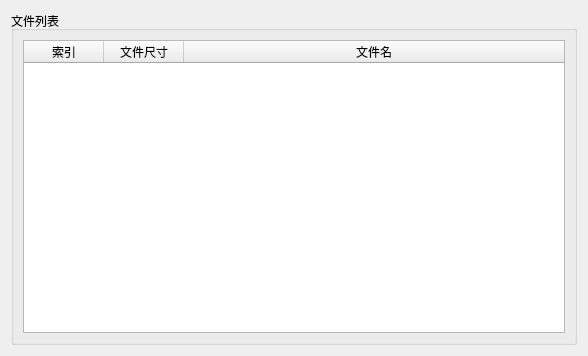
<?xml version="1.0" encoding="UTF-8"?>
<ui version="4.0">
 <class>NPKWidget</class>
 <widget class="QWidget" name="NPKWidget">
  <property name="geometry">
   <rect>
    <x>0</x>
    <y>0</y>
    <width>588</width>
    <height>356</height>
   </rect>
  </property>
  <property name="windowTitle">
   <string>NPK_Widget</string>
  </property>
  <layout class="QGridLayout" name="gridLayout_3">
   <item row="0" column="0" rowspan="2">
    <widget class="QGroupBox" name="groupBox_2">
     <property name="title">
      <string>文件列表</string>
     </property>
     <layout class="QGridLayout" name="gridLayout">
      <item row="0" column="0">
       <widget class="QTableWidget" name="tw_files">
        <property name="selectionMode">
         <enum>QAbstractItemView::SingleSelection</enum>
        </property>
        <property name="selectionBehavior">
         <enum>QAbstractItemView::SelectRows</enum>
        </property>
        <attribute name="horizontalHeaderDefaultSectionSize">
         <number>80</number>
        </attribute>
        <attribute name="horizontalHeaderStretchLastSection">
         <bool>true</bool>
        </attribute>
        <attribute name="verticalHeaderVisible">
         <bool>false</bool>
        </attribute>
        <column>
         <property name="text">
          <string>索引</string>
         </property>
        </column>
        <column>
         <property name="text">
          <string>文件尺寸</string>
         </property>
        </column>
        <column>
         <property name="text">
          <string>文件名</string>
         </property>
        </column>
       </widget>
      </item>
     </layout>
    </widget>
   </item>
  </layout>
 </widget>
 <resources/>
 <connections/>
</ui>
